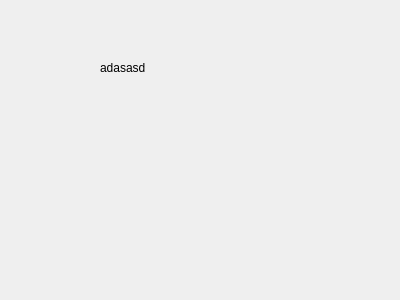
<?xml version="1.0" encoding="UTF-8"?>
<ui version="4.0">
 <class>MainWindow</class>
 <widget class="QMainWindow" name="MainWindow">
  <property name="geometry">
   <rect>
    <x>0</x>
    <y>0</y>
    <width>400</width>
    <height>300</height>
   </rect>
  </property>
  <property name="windowTitle">
   <string>MainWindow</string>
  </property>
  <widget class="QWidget" name="centralWidget">
   <widget class="QLabel" name="label">
    <property name="geometry">
     <rect>
      <x>100</x>
      <y>60</y>
      <width>55</width>
      <height>16</height>
     </rect>
    </property>
    <property name="text">
     <string>adasasd</string>
    </property>
   </widget>
  </widget>
 </widget>
 <layoutdefault spacing="6" margin="11"/>
 <resources/>
 <connections/>
</ui>
